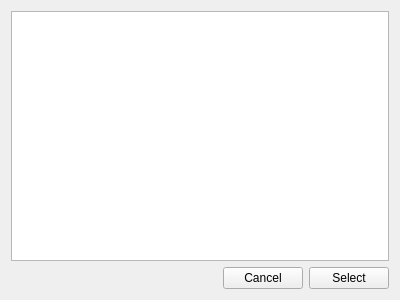
<?xml version="1.0" encoding="UTF-8"?>
<ui version="4.0">
 <class>TagSelectView</class>
 <widget class="QWidget" name="TagSelectView">
  <property name="geometry">
   <rect>
    <x>0</x>
    <y>0</y>
    <width>400</width>
    <height>300</height>
   </rect>
  </property>
  <property name="sizePolicy">
   <sizepolicy hsizetype="Expanding" vsizetype="Expanding">
    <horstretch>0</horstretch>
    <verstretch>0</verstretch>
   </sizepolicy>
  </property>
  <property name="windowTitle">
   <string>Form</string>
  </property>
  <layout class="QGridLayout" name="gridLayout">
   <item row="1" column="1">
    <widget class="QPushButton" name="mCancel">
     <property name="text">
      <string>Cancel</string>
     </property>
    </widget>
   </item>
   <item row="1" column="2">
    <widget class="QPushButton" name="mSelect">
     <property name="text">
      <string>Select</string>
     </property>
    </widget>
   </item>
   <item row="1" column="0">
    <spacer name="horizontalSpacer">
     <property name="orientation">
      <enum>Qt::Horizontal</enum>
     </property>
     <property name="sizeHint" stdset="0">
      <size>
       <width>207</width>
       <height>20</height>
      </size>
     </property>
    </spacer>
   </item>
   <item row="0" column="0" colspan="3">
    <widget class="TableView" name="mTableview"/>
   </item>
  </layout>
 </widget>
 <customwidgets>
  <customwidget>
   <class>TableView</class>
   <extends>QTableView</extends>
   <header>tagselectview.h</header>
  </customwidget>
 </customwidgets>
 <resources/>
 <connections/>
</ui>
